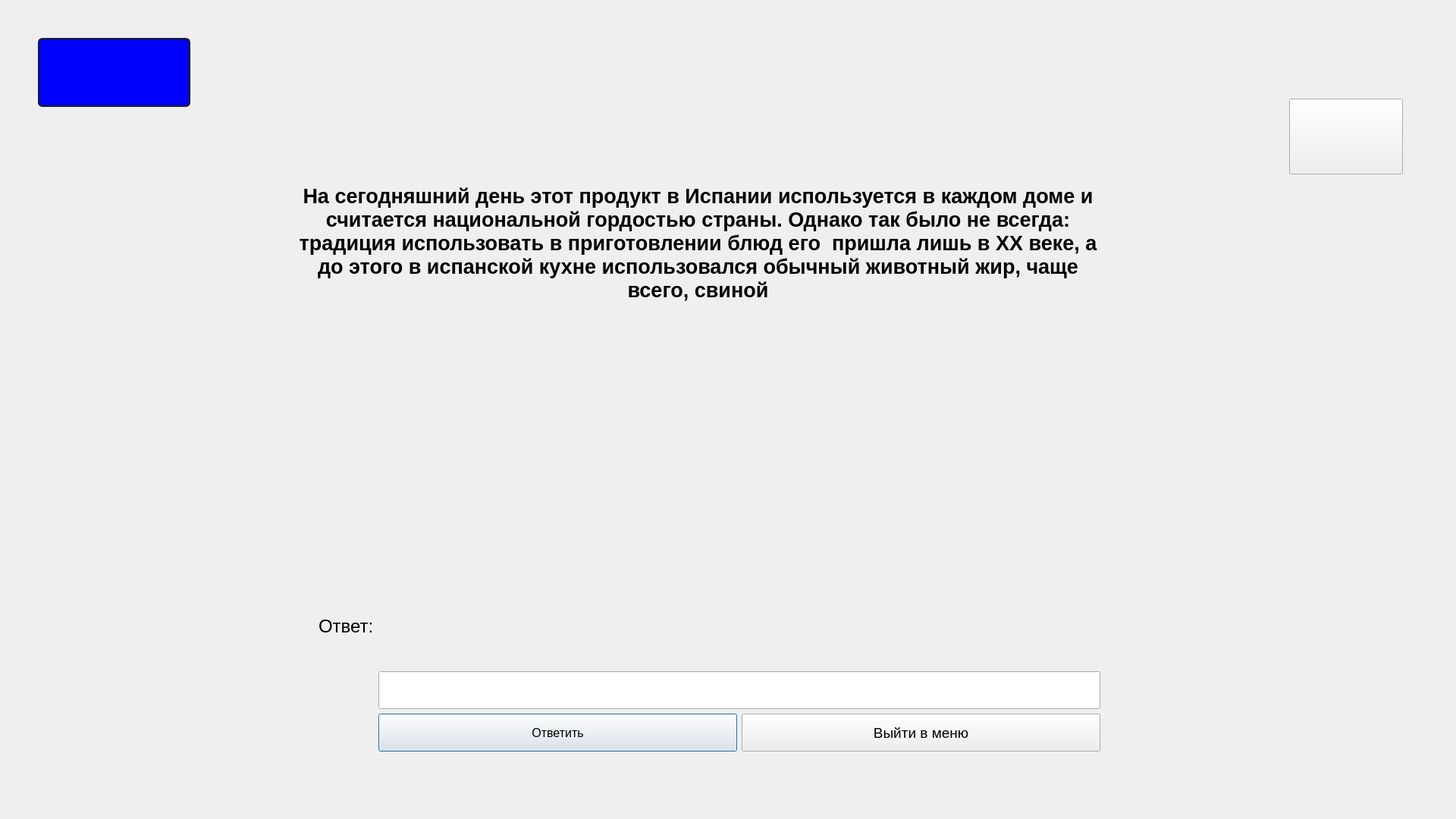
<?xml version="1.0" encoding="UTF-8"?>
<ui version="4.0">
 <class>window213</class>
 <widget class="QDialog" name="window213">
  <property name="geometry">
   <rect>
    <x>0</x>
    <y>0</y>
    <width>1920</width>
    <height>1080</height>
   </rect>
  </property>
  <property name="windowTitle">
   <string>Dialog</string>
  </property>
  <widget class="QStackedWidget" name="stackedWidget">
   <property name="geometry">
    <rect>
     <x>-50</x>
     <y>120</y>
     <width>1920</width>
     <height>1080</height>
    </rect>
   </property>
   <property name="currentIndex">
    <number>0</number>
   </property>
   <widget class="QWidget" name="page">
    <widget class="QLabel" name="label">
     <property name="geometry">
      <rect>
       <x>440</x>
       <y>10</y>
       <width>1061</width>
       <height>381</height>
      </rect>
     </property>
     <property name="font">
      <font>
       <pointsize>20</pointsize>
       <weight>75</weight>
       <bold>true</bold>
      </font>
     </property>
     <property name="text">
      <string>На сегодняшний день этот продукт в Испании используется в каждом доме и считается национальной гордостью страны. Однако так было не всегда: традиция использовать в приготовлении блюд его  пришла лишь в XX веке, а до этого в испанской кухне использовался обычный животный жир, чаще всего, свиной</string>
     </property>
     <property name="textFormat">
      <enum>Qt::AutoText</enum>
     </property>
     <property name="scaledContents">
      <bool>false</bool>
     </property>
     <property name="alignment">
      <set>Qt::AlignCenter</set>
     </property>
     <property name="wordWrap">
      <bool>true</bool>
     </property>
    </widget>
    <widget class="QWidget" name="layoutWidget">
     <property name="geometry">
      <rect>
       <x>470</x>
       <y>540</y>
       <width>1031</width>
       <height>331</height>
      </rect>
     </property>
     <layout class="QHBoxLayout" name="horizontalLayout_2">
      <item>
       <widget class="QLabel" name="label_4">
        <property name="minimumSize">
         <size>
          <width>0</width>
          <height>100</height>
         </size>
        </property>
        <property name="font">
         <font>
          <pointsize>18</pointsize>
         </font>
        </property>
        <property name="text">
         <string>Ответ:</string>
        </property>
       </widget>
      </item>
      <item>
       <layout class="QVBoxLayout" name="verticalLayout">
        <item>
         <widget class="QLabel" name="label_result">
          <property name="minimumSize">
           <size>
            <width>0</width>
            <height>200</height>
           </size>
          </property>
          <property name="font">
           <font>
            <pointsize>30</pointsize>
            <weight>75</weight>
            <bold>true</bold>
           </font>
          </property>
          <property name="styleSheet">
           <string notr="true"/>
          </property>
          <property name="text">
           <string/>
          </property>
         </widget>
        </item>
        <item>
         <widget class="QLineEdit" name="lineEdit_answer">
          <property name="minimumSize">
           <size>
            <width>0</width>
            <height>50</height>
           </size>
          </property>
          <property name="font">
           <font>
            <pointsize>20</pointsize>
            <weight>75</weight>
            <bold>true</bold>
           </font>
          </property>
          <property name="text">
           <string/>
          </property>
         </widget>
        </item>
        <item>
         <layout class="QHBoxLayout" name="horizontalLayout_3">
          <item>
           <widget class="QPushButton" name="pushButton_answer_2">
            <property name="enabled">
             <bool>true</bool>
            </property>
            <property name="minimumSize">
             <size>
              <width>0</width>
              <height>50</height>
             </size>
            </property>
            <property name="font">
             <font>
              <pointsize>12</pointsize>
             </font>
            </property>
            <property name="text">
             <string>Ответить</string>
            </property>
           </widget>
          </item>
          <item>
           <widget class="QPushButton" name="pushButton_12">
            <property name="minimumSize">
             <size>
              <width>0</width>
              <height>50</height>
             </size>
            </property>
            <property name="font">
             <font>
              <pointsize>14</pointsize>
             </font>
            </property>
            <property name="text">
             <string>Выйти в меню</string>
            </property>
           </widget>
          </item>
         </layout>
        </item>
       </layout>
      </item>
     </layout>
    </widget>
    <widget class="QPushButton" name="show_hit">
     <property name="geometry">
      <rect>
       <x>1750</x>
       <y>10</y>
       <width>150</width>
       <height>100</height>
      </rect>
     </property>
     <property name="text">
      <string/>
     </property>
    </widget>
   </widget>
   <widget class="QWidget" name="page_2">
    <widget class="QPushButton" name="close_hit">
     <property name="geometry">
      <rect>
       <x>1750</x>
       <y>10</y>
       <width>150</width>
       <height>100</height>
      </rect>
     </property>
     <property name="text">
      <string/>
     </property>
    </widget>
   </widget>
   <widget class="QWidget" name="page_3"/>
  </widget>
  <widget class="QLabel" name="label_score">
   <property name="geometry">
    <rect>
     <x>50</x>
     <y>50</y>
     <width>201</width>
     <height>91</height>
    </rect>
   </property>
   <property name="styleSheet">
    <string notr="true">QLabel
{
font-weight: bold;
    color: yellow;
    background-color: blue;
    border-width: 2px;
    border-color: #1e1e1e;
    border-style: solid;
    border-radius: 6;
    padding: 3px;
    font-size: 40px;
    padding-left: 5px;
    padding-right: 5px;
}

QPushButton:pressed
{
    background-color: QLinearGradient( x1: 0, y1: 0, x2: 0, y2: 1, stop: 0 #2d2d2d, stop: 0.1 #2b2b2b, stop: 0.5 #292929, stop: 0.9 #282828, stop: 1 #252525);
}

QPushButton:hover
{
    border: 2px solid QLinearGradient( x1: 0, y1: 0, x2: 0, y2: 1, stop: 0 #ffa02f, stop: 1 #d7801a);
}

QPushButton:focus {
    border-color: yellow;
   outline: none;
}</string>
   </property>
   <property name="text">
    <string/>
   </property>
  </widget>
  <widget class="QLabel" name="label_2">
   <property name="geometry">
    <rect>
     <x>0</x>
     <y>0</y>
     <width>1920</width>
     <height>1080</height>
    </rect>
   </property>
   <property name="text">
    <string/>
   </property>
  </widget>
  <zorder>label_2</zorder>
  <zorder>stackedWidget</zorder>
  <zorder>label_score</zorder>
 </widget>
 <resources/>
 <connections/>
</ui>
